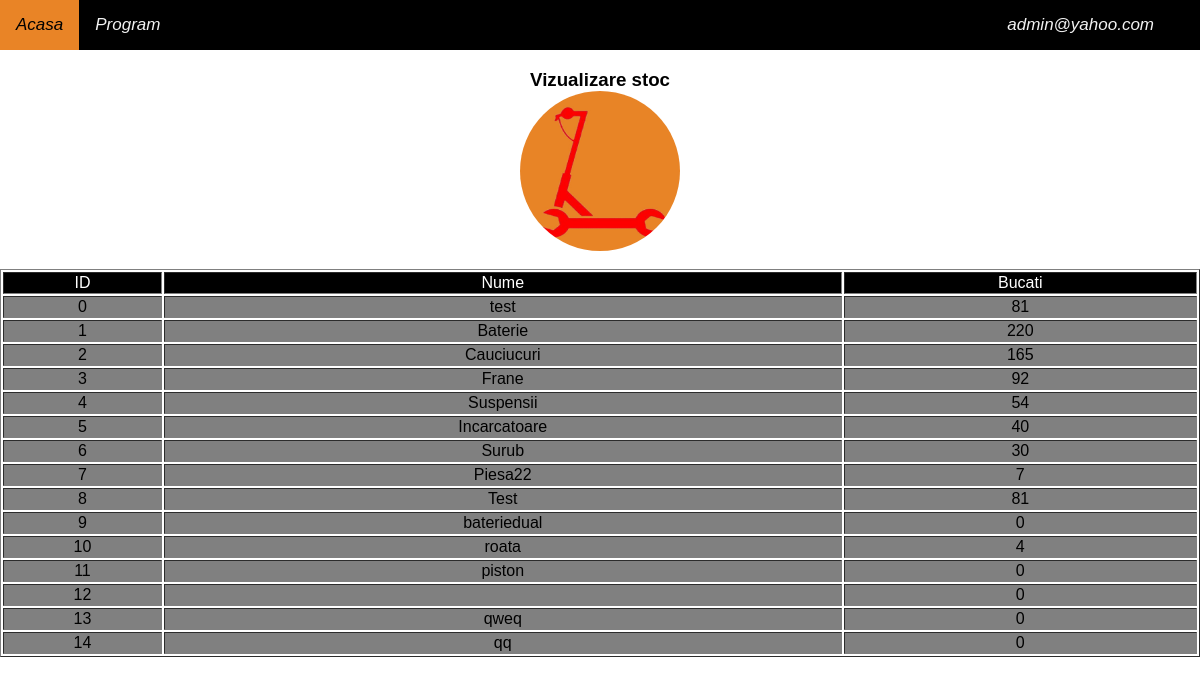
Screenshot of /stoc.php (signed in) with the database file from the repository.
### tables this page shows
CREATE TABLE `piese` (
  `ID` int(10) NOT NULL,
  `NumePiesa` varchar(100) NOT NULL,
  `Numar` int(10) NOT NULL
);

### stoc.php (the view, shortened to what this page needs)
<?php
include "header.php";
?>
<body style="background-color: white">
   <?php include_once "navbar.php" ?>
   <h3 style="text-align:center">
      <a>Vizualizare stoc</a>
      <br>
      <img alt="?" src="image/logo.png" style="border-radius: 50%;" width="160" height="160">
   </h3>
   <?php
   $servername = "localhost";
   $username = "root";
   $password = "";
   $dbname = "ServiceOnline";
   $conn = mysqli_connect($servername, $username, $password, $dbname);
   $select = "SELECT * from piese";
   $query = mysqli_query($conn, $select);
   $tabel = "<table border=1 style='width:100%;overflow-x:auto;'>";
   $tabel .= "<tr style='background-color:black; color:white;'>
      <td align=center>ID</td>";
   $tabel .= "<td align=center>Nume</td>";
   $tabel .= "<td align=center>Bucati</td>";
   $tabel .= "
   </tr>";
   if (mysqli_num_rows($query) > 0) {
      while ($row = mysqli_fetch_assoc($query)) {
         $tabel .= "<tr style='background-color:gray'>
      <td align=center>" . $row["ID"] . "</td>
      <td align=center>" . $row["NumePiesa"] . "</td>
      <td align=center>" . $row["Numar"] . "</td>";
      }
      $tabel .= "</table>";
      echo $tabel;
   }
   ?>
</body>

### css/style.css (style rules this page uses)
body { margin:0; font-family:Arial; background-color: #e98426; }
img { vertical-align: middle; }

### rows the page displays
piese: ID "0", NumePiesa "test", Numar "81"
piese: ID "1", NumePiesa "Baterie", Numar "220"
piese: ID "2", NumePiesa "Cauciucuri", Numar "165"
piese: ID "3", NumePiesa "Frane", Numar "92"
piese: ID "4", NumePiesa "Suspensii", Numar "54"
piese: ID "5", NumePiesa "Incarcatoare", Numar "40"
piese: ID "6", NumePiesa "Surub", Numar "30"
piese: ID "7", NumePiesa "Piesa22", Numar "7"
piese: ID "8", NumePiesa "Test", Numar "81"
piese: ID "9", NumePiesa "bateriedual", Numar "0"
piese: ID "10", NumePiesa "roata", Numar "4"
piese: ID "11", NumePiesa "piston", Numar "0"
piese: ID "12", Numar "0"
piese: ID "13", NumePiesa "qweq", Numar "0"
piese: ID "14", NumePiesa "qq", Numar "0"

### other values shown
$email "admin@yahoo.com"
